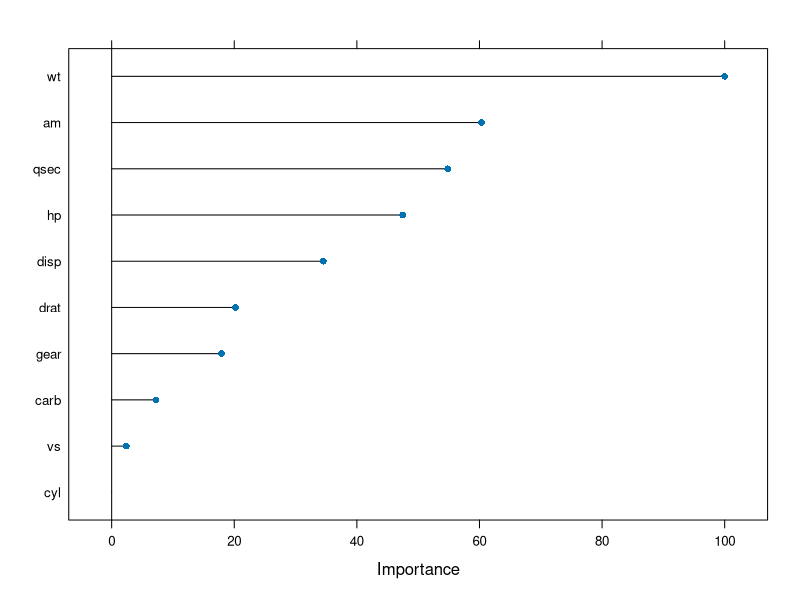

Recreate this plot in R.
## ---- chunk 1
knitr::opts_chunk$set(echo = TRUE)
## ---- chunk 2
library(caret)
data(mtcars)
str(mtcars)
summary(mtcars)
R<-round(cor(mtcars),2)
R
## ---- chunk 3
DataSplit<-createDataPartition(y = mtcars$mpg, p = 0.7, list = FALSE)
TrainData<-mtcars[DataSplit,]
TestData<-mtcars[-DataSplit,]

## ---- chunk 4
LmFit1<-train(mpg~., data = TrainData, method = "lm")
f<-lm(mpg~., data = TrainData)
## ---- chunk 5
summary(LmFit1)
summary(f)
## ---- chunk 6
PredictedTest<-predict(LmFit1,TestData)
## ---- chunk 7
ModelTest1<-data.frame(obs = TestData$mpg, pred=PredictedTest)
## ---- chunk 8
defaultSummary(ModelTest1)
## ---- chunk 9
Control1<-trainControl(method = "cv",number = 10)
LmFit2<-train(mpg ~ ., data = mtcars, method = "lm",trControl = Control1,metric="Rsquared")
## ---- chunk 10
summary(LmFit2)
PredictedTest2<-predict(LmFit2,mtcars)
ModelTest2<-data.frame(obs = mtcars$mpg, pred=PredictedTest2)
defaultSummary(ModelTest2)
## ---- chunk 11
Control2<-trainControl(method="LOOCV")
LmFit3<-train(mpg ~ ., data = mtcars, method = "lm", trControl = Control2)
summary(LmFit3)
## ---- chunk 12
varImp(LmFit3)
plot(varImp(LmFit3))
## ---- chunk 13
Control3<-trainControl(method="boot", number=100)
LmFit4<-train(mpg ~ ., data = mtcars, method = "lm", trControl = Control3)
summary(LmFit4)
PredictedTest4<-predict(LmFit4,mtcars)
ModelTest4<-data.frame(obs = mtcars$mpg, pred=PredictedTest4)
defaultSummary(ModelTest4)
